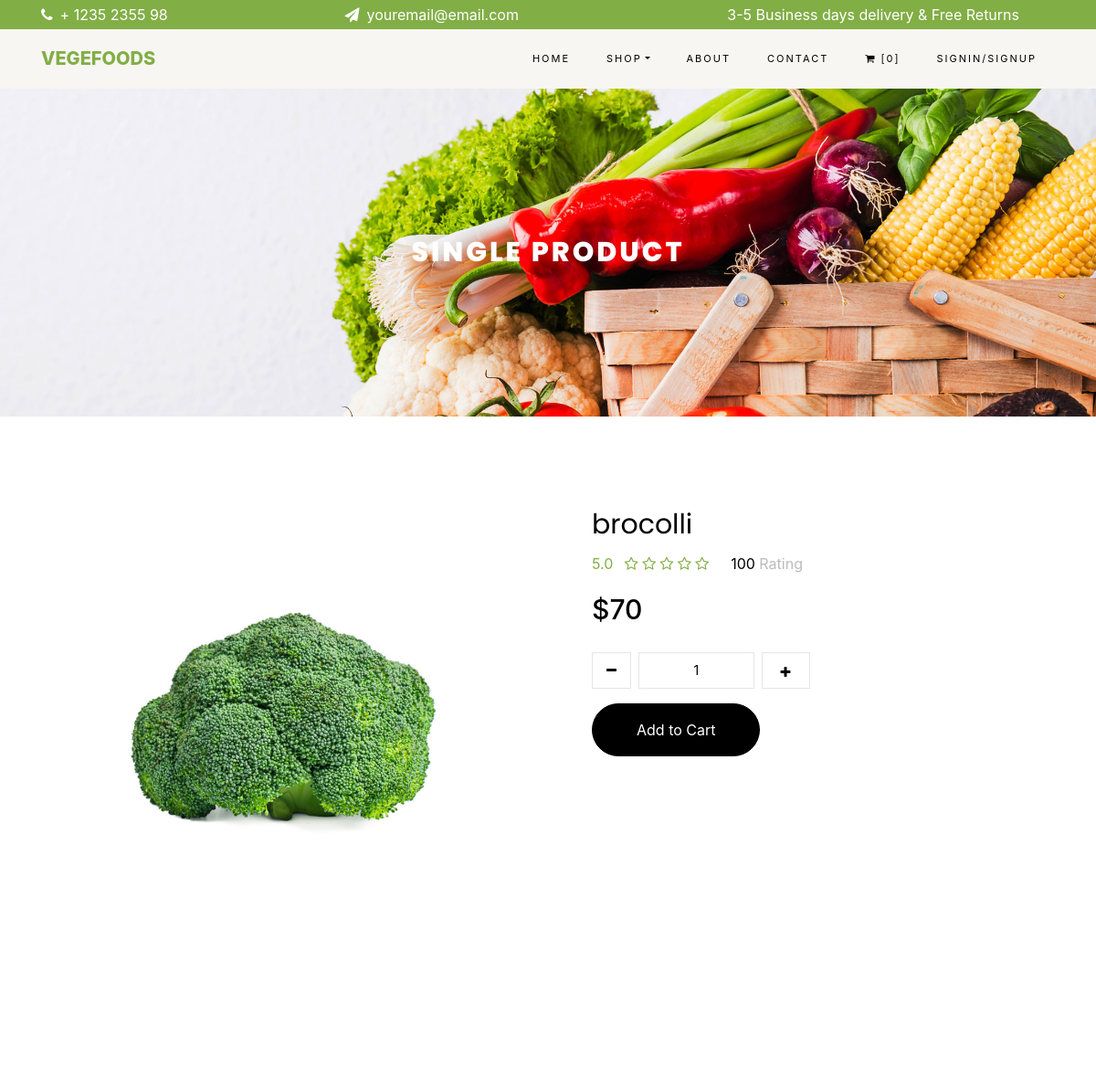
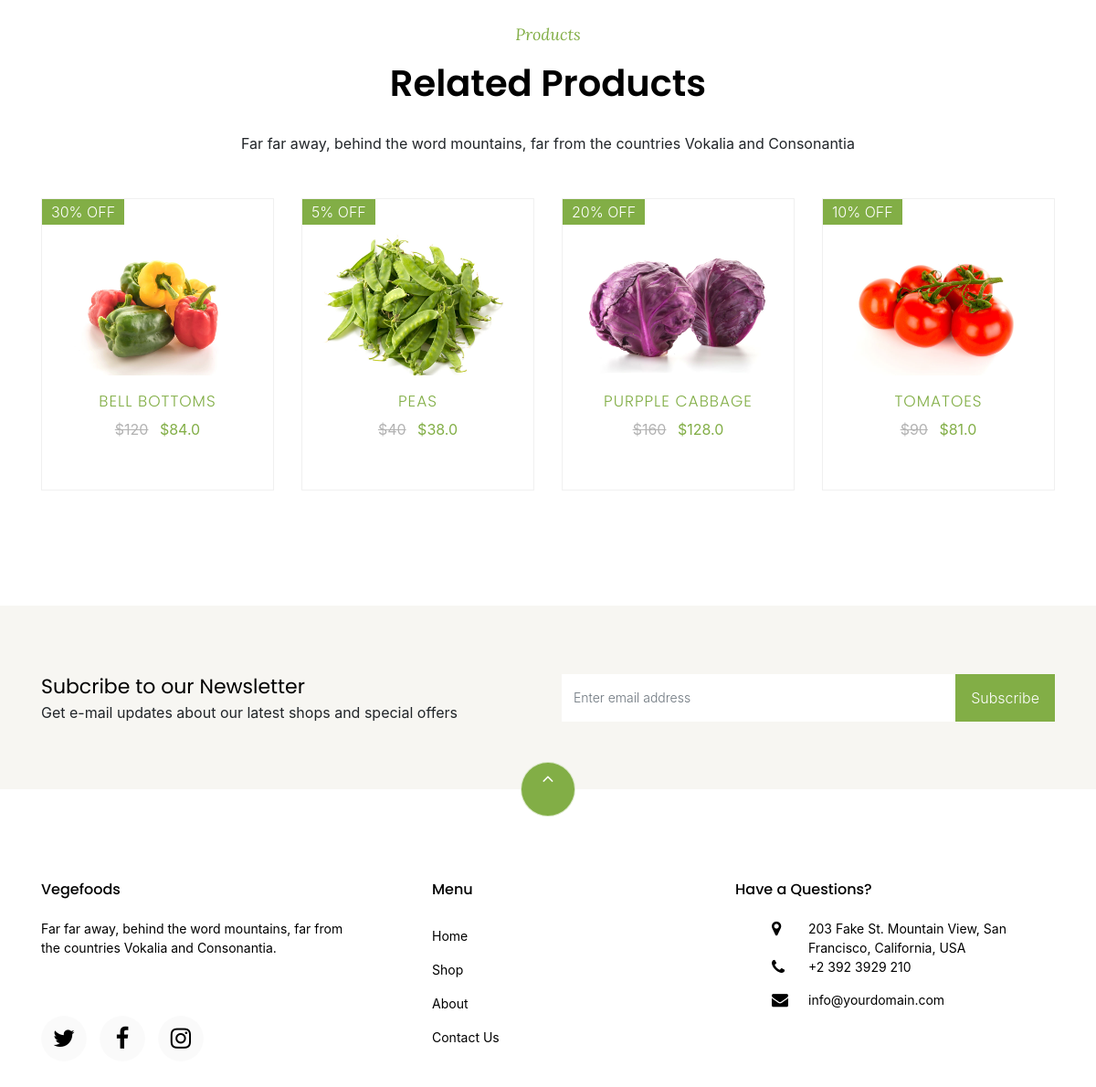
/shopitem/6, run on the app's committed database (2 pictures, top to bottom).
### orderitems/models.py (models this page shows)
class items(models.Model):
    name = models.CharField(max_length=100)
    typeOf = models.CharField(max_length=1,choices=ItemTypes)
    price = models.IntegerField()
    offer = models.IntegerField()
    image = models.ImageField(upload_to = "items",blank=True)
    dealOfTheDay = models.BooleanField()
    description  = models.CharField(max_length=1000,default="")
    def saleprice(self):
        if self.offer > 0:
            return self.price - (self.price * (self.offer / 100))
        else:
            return self.price
    def ItemTypeName(self):
        for item in ItemTypes:
            if item[0] == self.typeOf:
                return item[1].replace(" ","")

### orderitems/views.py (the view)
# urls.py: path('shopitem/<int:itemId>',views.selecteditem,name = 'shopitem'),
def selecteditem(request,itemId):
    if not request.session.get('cartItems'):
        request.session['cartItems'] = []
        request.session.set_expiry(0)
    item = items.objects.filter(id = itemId).first()
    relatedItems = items.objects.filter(typeOf = item.typeOf).all()[0:4]
    return render(request,'orderitems/singleProduct.html',{'selecteditem':item,'fooditems':relatedItems})

### orderitems/cartitemscount_contextprocessor.py (called while the page is built)
def cartItemsCount(request):
    cartItems = request.session.get('cartItems')
    if cartItems is not None:
        return {'cart_items_count':len(cartItems)}
    else:
        return {'cart_items_count':0}

### orderitems/templates/orderitems/singleProduct.html (shortened to what this page needs)
{% extends "base.html" %}
{% block base %}
{% load static %}
<div class="hero-wrap hero-bread" style="background-image: url('{% static 'media/bg_1.jpg' %}');">
    <div class="container">
        <div class="row no-gutters slider-text align-items-center justify-content-center">
            <div class="col-md-9 text-center fadeInUp co-animated">
                <h1 class="mb-0 bread">Single Product</h1>
            </div>
        </div>
    </div>
</div>
<section class="co-section">
    <div class="container">
        <div class="row">
            <div class="col-lg-6 mb-5 fadeInUp co-animated">
                <a href="{{selecteditem.image.url}}" class="image-popup">
                    <img src="{{selecteditem.image.url}}" class="img-fluid" alt="Colorlib Template">
                </a>
            </div>
            <div class="col-lg-6 product-details pl-md-5 fadeInUp co-animated">
                <h3>{{selecteditem.name}}</h3>
                <div class="rating d-flex">
                    <p class="text-left mr-4">
                        <a href="#" class="mr-2">5.0</a>
                        <a href="#"><span><i class="fa fa-star-o" aria-hidden="true"></i></span></a>
                        <a href="#"><span><i class="fa fa-star-o" aria-hidden="true"></i></span></a>
                        <a href="#"><span><i class="fa fa-star-o" aria-hidden="true"></i></span></a>
                        <a href="#"><span><i class="fa fa-star-o" aria-hidden="true"></i></span></a>
                        <a href="#"><span><i class="fa fa-star-o" aria-hidden="true"></i></span></a>
                    </p>
                    <p class="text-left mr-4">
                        <a href="#" class="mr-2" style="color: #000;">100 <span style="color: #bbb;">Rating</span></a>
                    </p>
                </div>
                <p class="price"><span>${{selecteditem.price}}</span></p>
                <div class = "row mt-4">
                    <div class="input-group col-md-6 d-flex mb-3">
                        <span class="input-group-btn mr-2">
                            <button type="button" class="quantity-left-minus btn" data-type="minus" data-field="" onclick="document.getElementById('quantity').value = Number(document.getElementById('quantity').value)-1">
                               <i class="fa fa-minus" aria-hidden="true"></i>
                            </button>
                        </span>
                        <input type="text" id="quantity" name="quantity" class="form-control input-number" value="1" min="1" max="100">
                        <span class="input-group-btn ml-2">
                        <button type="button" class="quantity-right-plus btn" data-type="plus" data-field="" onclick="document.getElementById('quantity').value = Number(document.getElementById('quantity').value)+1">
                           <i class="fa fa-plus" aria-hidden="true"></i>
                        </button>
                        </span>
                    </div>
                </div>
                <p><a onclick="addOrRemoveItemToCart(event,'{{selecteditem.name}}','Add',Number(document.getElementById('quantity').value))" class="btn btn-black py-3 px-5">Add to Cart</a></p>
            </div>
        </div>
</section>
<section class="co-section">
    <div class = "container">
        <div class="row justify-content-center mb-3 pb-3">
            <div class="col-md-12 heading-section text-center fadeInUp co-animated">
                <span class="subheading">Products</span>
                <h2 class="mb-4">Related Products</h2>
                <p>Far far away, behind the word mountains, far from the countries Vokalia and Consonantia</p>
            </div>
        </div>
    </div>
    <div class = "container">
        <div class="row">
            {% for item in fooditems %}
                <div class="col-md-6 col-lg-3 fadeInUp co-animated shopItems {{item.ItemTypeName}}">
                    <div class="product">
                        <a href="{% url 'shopitem' item.id %}" class="img-prod">
                            <img class="img-fluid" src="{{ item.image.url }}" alt="Colorlib Template">
                            {% if item.offer > 0 %}
                            <span class="status">{{item.offer}}% OFF</span>
                            {% endif %}
                        </a>
                        <div class="text py-3 pb-4 px-3 text-center">
                            <h3><a href="#">{{item.name}}</a></h3>
                            <div class="d-flex">
                                <div class="pricing">
                                    <p class="price">
                                        <span class="mr-2 price-dc">${{item.price}}</span>
                                        <span class="price-sale">${{item.saleprice}}</span>
                                    </p>
                                </div>
                            </div>
                        </div>
                    </div>
                </div>
            {% endfor %}
        </div>
    </div>
</section>
{% endblock %}

### vegfoods/static/css/base.css (style rules this page uses)
.co-section { padding: 6em 0; position: relative; }
h1, h2, h3, h4, h5, .h1, .h2, .h3, .h4, .h5 { line-height: 1.5; font-weight: 400; color: #000000; font-family: "Poppins", Arial, sans-serif; }
.d-flex { display: -webkit-box !important; display: -ms-flexbox !important; display: flex !important; }
.form-control { height: 52px !important; background: #fff !important; color: #000000 !important; font-size: 18px; border-radius: 0px; -webkit-box-shadow: none !important; box-shadow: none !important; }
.form-control { display: block; width: 100%; height: calc(2.25rem + 2px); padding: 0.375rem 0.75rem; font-size: 1rem; font-weight: 400; line-height: 1.5; color: #495057; background-color: #fff; background-clip: padding-box; border: 1px solid #ced4da; border-radius: 0.25rem; -webkit-transition: border-color 0.15s ease-in-out, -webkit-box-shadow 0.15s ease-in-out; transition: border-color 0.15s ease-in-out, -webkit-box-shadow 0.15s ease-in-out; -o-transition: border-color 0.15s ease-in-out, box-shadow 0.15s ease-in-out; transition: border-color 0.15s ease-in-out, box-shadow 0.15s ease-in-out; transition: border-color 0.15s ease-in-out, box-shadow 0.15s ease-in-out, -webkit-box-shadow 0.15s ease-in-out; }
.pl-3, .px-3 { padding-left: 1rem !important; }
a { -webkit-transition: .3s all ease; -o-transition: .3s all ease; transition: .3s all ease; color: #82ae46; }
a { color: #007bff; text-decoration: none; background-color: transparent; }
.fadeInUp { -webkit-animation-name: fadeInUp; animation-name: fadeInUp; }
.co-animated { -webkit-animation-duration: 2s; animation-duration: 2s; -webkit-animation-fill-mode: both; animation-fill-mode: both; }
.no-gutters { margin-right: 0; margin-left: 0; }
.no-gutters > .col, .no-gutters > [class*="col-"] { padding-right: 0; padding-left: 0; }
.input-group { position: relative; display: -webkit-box; display: -ms-flexbox; display: flex; -ms-flex-wrap: wrap; flex-wrap: wrap; -webkit-box-align: stretch; -ms-flex-align: stretch; align-items: stretch; width: 100%; }

### orderitems/static/css/shop.css (style rules this page uses)
.hero-wrap.hero-bread { padding: 10em 0; }
.hero-wrap .slider-text { color: #fff; position: relative; }
.hero-wrap .slider-text .bread { font-weight: 800; color: #fff; font-size: 30px; font-family: "Poppins", Arial, sans-serif; letter-spacing: 3px; text-transform: uppercase; position: relative; }

### orderitems/static/css/wishlist.css (style rules this page uses)
.hero-wrap.hero-bread { padding: 10em 0; }
.hero-wrap .slider-text { color: #fff; position: relative; }
.hero-wrap .slider-text .bread { font-weight: 800; color: #fff; font-size: 30px; font-family: "Poppins", Arial, sans-serif; letter-spacing: 3px; text-transform: uppercase; position: relative; }

### orderitems/static/css/singleProduct.css (style rules this page uses)
.product-details h3 { font-size: 30px; font-weight: 400; }
.product-details .price span { font-size: 30px; color: #000000; font-weight:500; }
.product-details button, .product-details .form-control { height: 40px !important; text-align: center; border: 1px solid rgba(0, 0, 0, 0.1) !important; color: #82ae46; padding: 10px 20px; background: transparent !important; -webkit-border-radius: 0; -moz-border-radius: 0; -ms-border-radius: 0; border-radius: 0; font-size: 14px; }
.product-details .quantity-left-minus { background: transparent; padding: 0 15px; }
.product-details button i { color: #000000; }
.btn.btn-black { background: #000000; border: 1px solid #000000; color: #fff !important; border-radius: 50px; }

### data on the page
items: image (picture), name "brocolli", price "70"
items: image (picture), offer "30", name "BELL BOTTOMS", saleprice "84.0"
items: image (picture), offer "5", name "PEAS", saleprice "38.0"
items: image (picture), offer "20", name "PURPPLE CABBAGE", saleprice "128.0"
items: image (picture), offer "10", name "TOMATOES", saleprice "81.0"

### other printed values
{{ cart_items_count }} "0"
